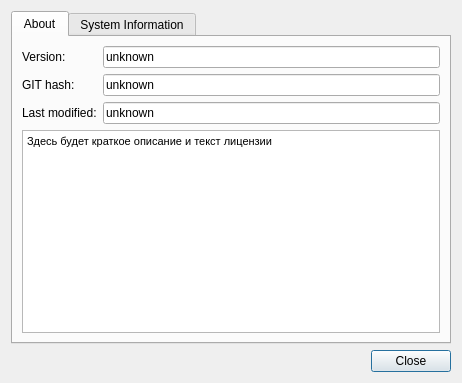
<?xml version="1.0" encoding="UTF-8"?>
<ui version="4.0">
 <class>CoreGUI::AboutDialog</class>
 <widget class="QDialog" name="CoreGUI::AboutDialog">
  <property name="geometry">
   <rect>
    <x>0</x>
    <y>0</y>
    <width>462</width>
    <height>383</height>
   </rect>
  </property>
  <property name="windowTitle">
   <string>About Kumir</string>
  </property>
  <layout class="QVBoxLayout" name="verticalLayout">
   <item>
    <widget class="QTabWidget" name="tabWidget">
     <property name="currentIndex">
      <number>0</number>
     </property>
     <widget class="QWidget" name="tab">
      <attribute name="title">
       <string>About</string>
      </attribute>
      <layout class="QFormLayout" name="formLayout">
       <item row="1" column="1">
        <widget class="QLineEdit" name="version">
         <property name="text">
          <string>unknown</string>
         </property>
         <property name="readOnly">
          <bool>true</bool>
         </property>
        </widget>
       </item>
       <item row="2" column="0">
        <widget class="QLabel" name="label_2">
         <property name="text">
          <string>GIT hash:</string>
         </property>
        </widget>
       </item>
       <item row="2" column="1">
        <widget class="QLineEdit" name="gitHash">
         <property name="text">
          <string>unknown</string>
         </property>
         <property name="readOnly">
          <bool>true</bool>
         </property>
        </widget>
       </item>
       <item row="3" column="0">
        <widget class="QLabel" name="label_3">
         <property name="text">
          <string>Last modified:</string>
         </property>
        </widget>
       </item>
       <item row="3" column="1">
        <widget class="QLineEdit" name="lastModified">
         <property name="text">
          <string>unknown</string>
         </property>
         <property name="readOnly">
          <bool>true</bool>
         </property>
        </widget>
       </item>
       <item row="4" column="0" colspan="2">
        <widget class="QTextBrowser" name="textBrowser">
         <property name="html">
          <string>&lt;!DOCTYPE HTML PUBLIC &quot;-//W3C//DTD HTML 4.0//EN&quot; &quot;http://www.w3.org/TR/REC-html40/strict.dtd&quot;&gt;
&lt;html&gt;&lt;head&gt;&lt;meta name=&quot;qrichtext&quot; content=&quot;1&quot; /&gt;&lt;style type=&quot;text/css&quot;&gt;
p, li { white-space: pre-wrap; }
&lt;/style&gt;&lt;/head&gt;&lt;body style=&quot; font-family:'Droid Sans'; font-size:11pt; font-weight:400; font-style:normal;&quot;&gt;
&lt;p style=&quot; margin-top:0px; margin-bottom:0px; margin-left:0px; margin-right:0px; -qt-block-indent:0; text-indent:0px;&quot;&gt;&lt;span style=&quot; font-family:'MS Shell Dlg 2'; font-size:8pt;&quot;&gt;Здесь будет краткое описание и текст лицензии&lt;/span&gt;&lt;/p&gt;&lt;/body&gt;&lt;/html&gt;</string>
         </property>
        </widget>
       </item>
       <item row="1" column="0">
        <widget class="QLabel" name="label">
         <property name="text">
          <string>Version:</string>
         </property>
        </widget>
       </item>
      </layout>
     </widget>
     <widget class="QWidget" name="tab_2">
      <attribute name="title">
       <string>System Information</string>
      </attribute>
      <layout class="QGridLayout" name="gridLayout_2">
       <item row="0" column="0">
        <widget class="QTableWidget" name="tableWidget">
         <property name="editTriggers">
          <set>QAbstractItemView::NoEditTriggers</set>
         </property>
         <column>
          <property name="text">
           <string>Parameter</string>
          </property>
         </column>
         <column>
          <property name="text">
           <string>Value</string>
          </property>
         </column>
        </widget>
       </item>
      </layout>
     </widget>
    </widget>
   </item>
   <item>
    <widget class="QDialogButtonBox" name="buttonBox">
     <property name="standardButtons">
      <set>QDialogButtonBox::Close</set>
     </property>
    </widget>
   </item>
  </layout>
 </widget>
 <resources/>
 <connections>
  <connection>
   <sender>buttonBox</sender>
   <signal>accepted()</signal>
   <receiver>CoreGUI::AboutDialog</receiver>
   <slot>accept()</slot>
   <hints>
    <hint type="sourcelabel">
     <x>415</x>
     <y>363</y>
    </hint>
    <hint type="destinationlabel">
     <x>398</x>
     <y>7</y>
    </hint>
   </hints>
  </connection>
  <connection>
   <sender>buttonBox</sender>
   <signal>rejected()</signal>
   <receiver>CoreGUI::AboutDialog</receiver>
   <slot>reject()</slot>
   <hints>
    <hint type="sourcelabel">
     <x>391</x>
     <y>370</y>
    </hint>
    <hint type="destinationlabel">
     <x>264</x>
     <y>7</y>
    </hint>
   </hints>
  </connection>
 </connections>
</ui>
